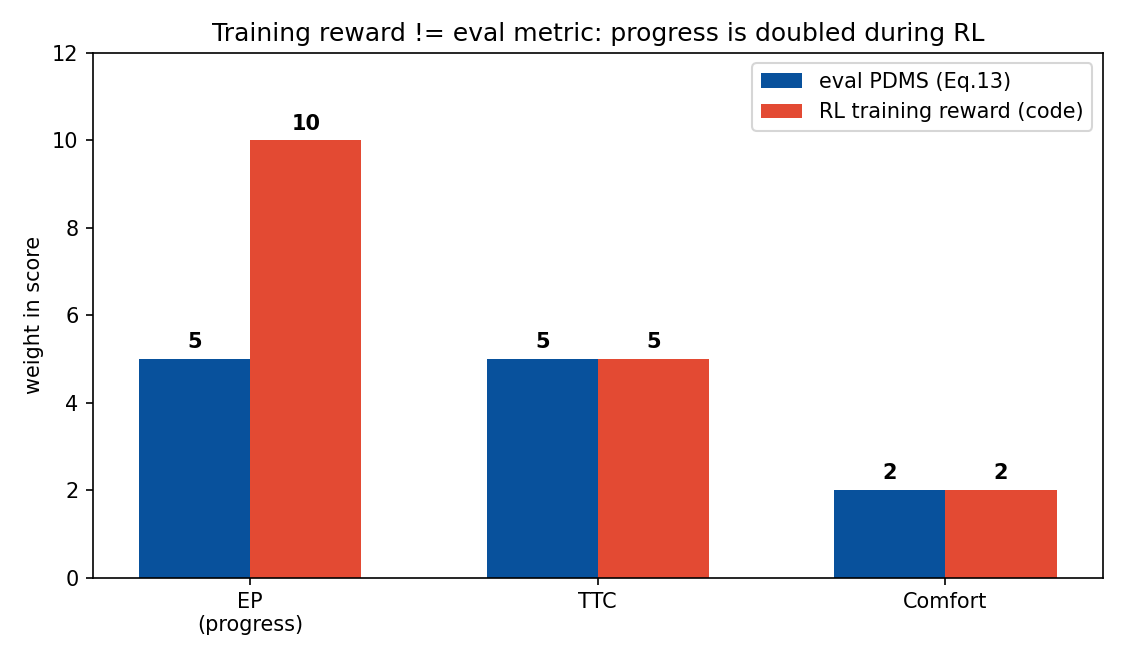

Write Python code to recreate this figure.
import matplotlib
matplotlib.use('Agg')
import matplotlib.pyplot as plt
import numpy as np

# 训练奖励 vs 评估指标：progress 权重 10 vs 5
# 官方 PDMS = NC * DAC * (5*EP + 5*TTC + 2*C)/12
# 训练 scorer: progress_weight=10, ttc=5, comfort=2
labels = ['EP\n(progress)', 'TTC', 'Comfort']
eval_w = [5, 5, 2]
train_w = [10, 5, 2]

x = np.arange(len(labels))
w = 0.32
fig, ax = plt.subplots(figsize=(7.5, 4.4))
ax.bar(x - w/2, eval_w, width=w, color='#08519c', label='eval PDMS (Eq.13)')
ax.bar(x + w/2, train_w, width=w, color='#e34a33', label='RL training reward (code)')
for i, (e, t) in enumerate(zip(eval_w, train_w)):
    ax.text(i - w/2, e + 0.25, str(e), ha='center', fontweight='bold')
    ax.text(i + w/2, t + 0.25, str(t), ha='center', fontweight='bold')
ax.set_xticks(x); ax.set_xticklabels(labels)
ax.set_ylabel('weight in score')
ax.set_title('Training reward != eval metric: progress is doubled during RL')
ax.legend()
ax.set_ylim(0, 12)
fig.tight_layout()
fig.savefig('fig-reward-shaping.png', dpi=150)
print('saved fig-reward-shaping.png')
